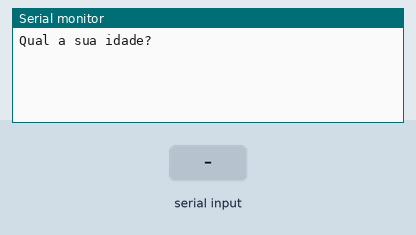
Bench run of a sketch on a simulated Arduino Uno, built with avr-gcc and run on an emulated ATmega328P. Shown: the last lines printed to the serial monitor. Inputs (shaded band) come from the test bench.

Above: at 1.2 s.
1.3 s: "90,45\n" received over Serial
At 2.0 s:
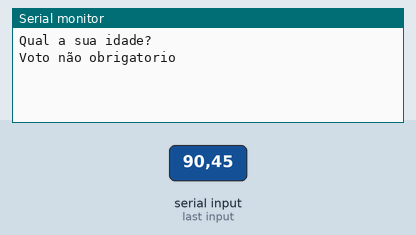
At 4.2 s:
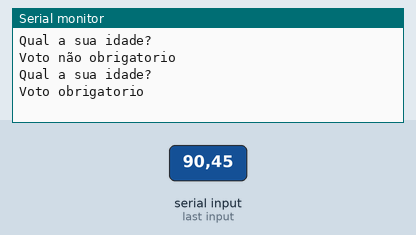

Measured:
- after the input at 1.3 s, the serial monitor: prints a new line at once (image 1)

The sketch:

idade_para_votar1.ino
```cpp
// C++ code
//variavaeis
int idade = 0;

void setup()
{
  Serial.begin(9600);
}

void loop()
{
  Serial.println("Qual a sua idade?");
  while( ! Serial.available () );
  idade = Serial.parseInt();

  if (idade >= 16 && idade <= 70 )  {
  Serial.println("Voto obrigatorio");
} else {
  Serial.println("Voto não obrigatorio");
}


 delay(2000);
}
```
